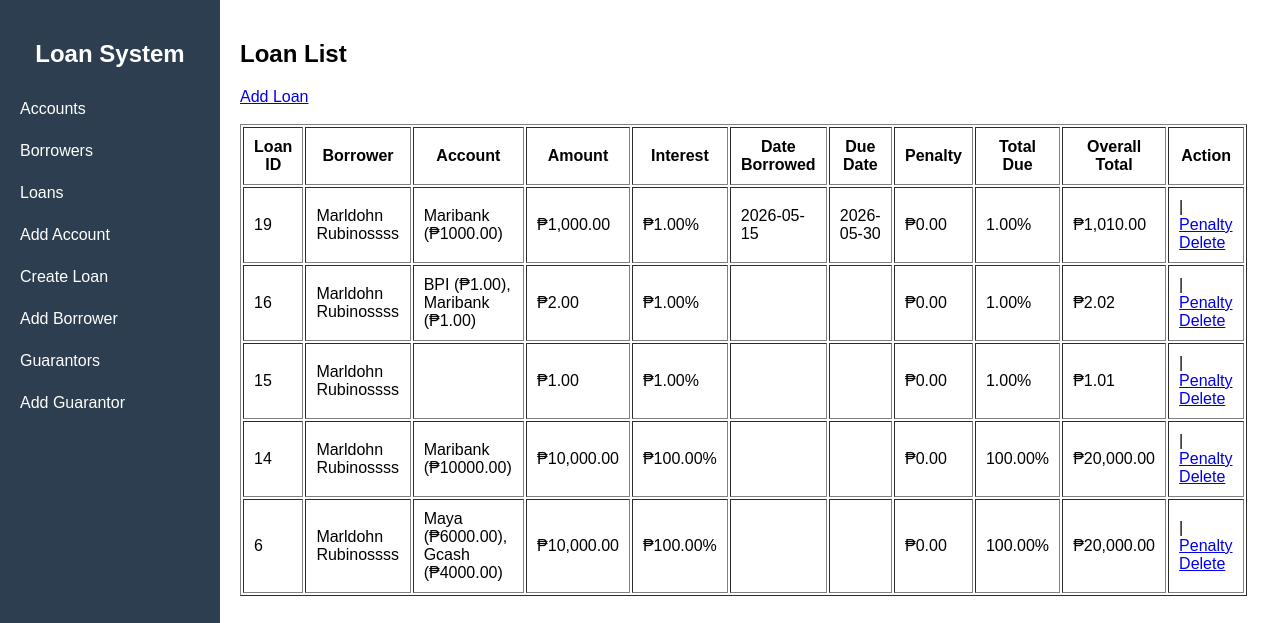
/public/index.php?url=loan/index (signed in), run on an earlier commit of the app's database.
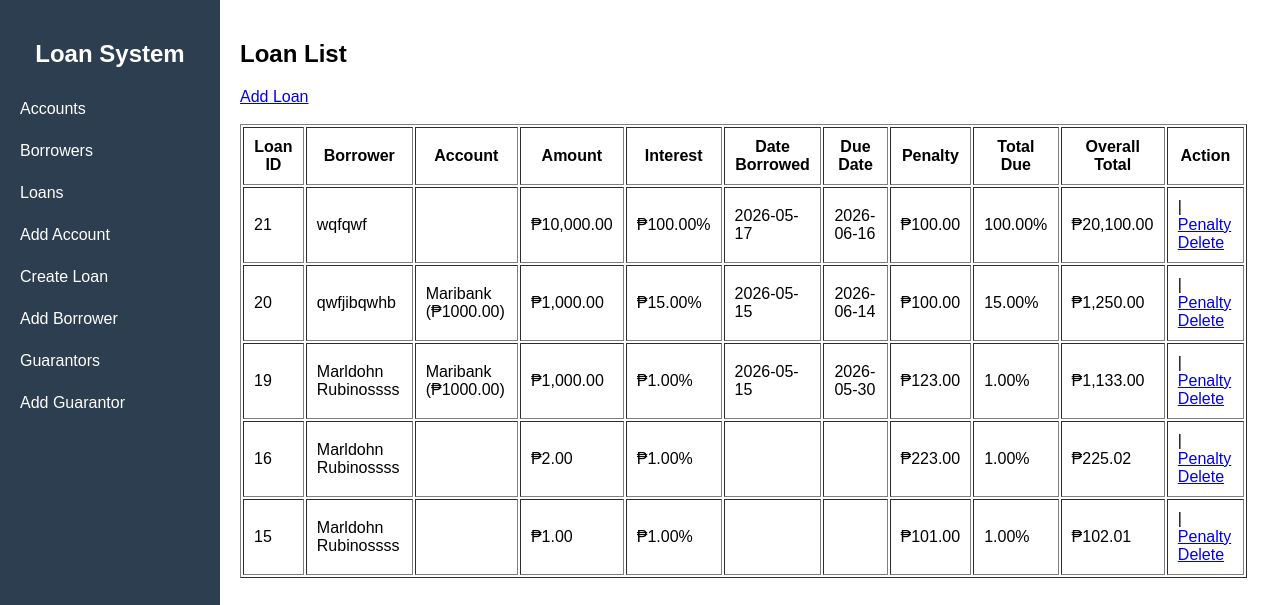
And on a later commit of the database.
### tables this page shows
CREATE TABLE `loans` (
  `id` int(11) NOT NULL,
  `borrower_name` varchar(100) DEFAULT NULL,
  `amount` decimal(10,2) DEFAULT NULL,
  `interest` decimal(10,2) DEFAULT NULL,
  `total` decimal(10,2) DEFAULT NULL,
  `status` varchar(20) DEFAULT 'active',
  `created_at` timestamp NOT NULL DEFAULT current_timestamp(),
  `borrower_id` int(11) DEFAULT NULL,
  `account_id` int(11) DEFAULT NULL,
  `guarantor_id` int(11) DEFAULT NULL,
  `borrowed_date` date DEFAULT NULL,
  `due_date` date DEFAULT NULL,
  `is_deleted` tinyint(1) DEFAULT 0
);

CREATE TABLE `borrowers` (
  `id` int(11) NOT NULL,
  `fullname` varchar(100) DEFAULT NULL,
  `contact` varchar(20) DEFAULT NULL,
  `address` text DEFAULT NULL,
  `created_at` timestamp NOT NULL DEFAULT current_timestamp()
);

### app/controllers/LoanController.php (called while the page is built, shortened)
<?php
require_once __DIR__ . "/../models/Loan.php";
class LoanController {
    private $loan;
    public function __construct() {
        $this->loan = new Loan();
    }
    public function index() {
        $loans = $this->loan->getAll();
        require "../app/views/loans/index.php";
    }
}

### core/App.php (called while the page is built, shortened)
<?php
class App {
    protected $method = "index";
    public function __construct() {
        $url = $this->parseUrl();
        if (isset($url[0])) {
            $controllerName = ucfirst($url[0]) . "Controller";
            $controllerFile = "../app/controllers/" . $controllerName . ".php";
            if (file_exists($controllerFile)) {
                unset($url[0]);
            }
        }
        $this->controller = new $this->controller;
        if (isset($url[1]) && method_exists($this->controller, $url[1])) {
            $this->method = $url[1];
            unset($url[1]);
        }
        $params = $url ? array_values($url) : [];
        call_user_func_array([$this->controller, $this->method], $params);
    }
    public function parseUrl() {
        if (isset($_GET['url']) && !empty($_GET['url'])) {
            return explode("/", filter_var(rtrim($_GET['url'], "/"), FILTER_SANITIZE_URL));
        }
        return [];
    }
}

### public/index.php (called while the page is built)
<?php
require_once "../core/App.php";
$app = new App();

### core/Model.php (called while the page is built, shortened)
<?php
require_once __DIR__ . '/../config/database.php';
class Model {
    public function __construct() {
        $db = new Database();
        $this->conn = $db->connect();
    }
}

### config/database.php (called while the page is built, shortened)
<?php
class Database {
    private $host = "localhost";
    private $db_name = "loan_db";
    private $username = "root";
    private $password = "";
    public function connect() {
        $this->conn = null;
        try {
            $this->conn = new PDO(
                "mysql:host={$this->host};port=3307;dbname={$this->db_name}",
                $this->username,
                $this->password
            );
            $this->conn->setAttribute(PDO::ATTR_ERRMODE, PDO::ERRMODE_EXCEPTION);
        } catch (PDOException $e) {
            die("Connection failed: " . $e->getMessage());
        }
        return $this->conn;
    }
}

### app/models/Loan.php (called while the page is built, shortened)
<?php
require_once "../core/Model.php";
class Loan extends Model {
   public function getAll() {
    $stmt = $this->conn->prepare("
        SELECT
            loans.*,
            borrowers.fullname AS borrower_name,
            COALESCE(
                GROUP_CONCAT(
                    CONCAT(
                        accounts.account_name,
                        ' (₱',
                        loan_accounts.amount,
                        ')'
                    )
                    SEPARATOR ', '
                ),
                ''
            ) AS account_names,
            COALESCE(p.total_penalty, 0) AS total_penalty
        FROM loans
        LEFT JOIN borrowers
            ON loans.borrower_id = borrowers.id
        LEFT JOIN loan_accounts
            ON loans.id = loan_accounts.loan_id
        LEFT JOIN accounts
            ON loan_accounts.account_id = accounts.id
        LEFT JOIN (
            SELECT loan_id, SUM(amount) AS total_penalty
            FROM penalties
            GROUP BY loan_id
        ) p ON loans.id = p.loan_id
        WHERE loans.is_deleted = 0
        GROUP BY loans.id
        ORDER BY loans.id DESC
    ");
    $stmt->execute();
    return $stmt->fetchAll(PDO::FETCH_ASSOC);
}
}

### app/views/loans/index.php (the view, shortened to what this page needs)
<?php include __DIR__ . "/../layouts/sidebar.php"; ?>
<h2>Loan List</h2>
<a href="/LoanManagement/public/index.php?url=loan/create">
    Add Loan
</a>
<br><br>
<table border="1" cellpadding="10">
    <tr>
               <th>Loan ID</th>
        <th>Borrower</th>
        <th>Account</th>
        <th>Amount</th>
        <th>Interest</th>
        <th>Date Borrowed</th>
<th>Due Date</th>
<th>Penalty</th>
        <th>Total Due</th>
        <th>Overall Total</th>
        <th>Action</th>
    </tr>
    <?php if (!empty($loans)): ?>
        <?php foreach ($loans as $loan): ?>
        <tr>
            <td><?= $loan['id'] ?></td>
            <td><?= $loan['borrower_name'] ?></td>
            <td><?= $loan['account_names'] ?></td>
            <td>₱<?= number_format($loan['amount'], 2) ?></td>
<td>₱<?= $loan['interest'] ?>%</td>
            <td><?= $loan['borrowed_date'] ?></td>
<td><?= $loan['due_date'] ?></td>
<td>₱<?= number_format($loan['total_penalty'], 2) ?></td>
            <td><?= $loan['interest'] ?>%</td>
            <td>
    ₱<?= number_format($loan['total'] + $loan['total_penalty'], 2) ?>
</td>
            <td>
                |
<a href="#"
   onclick="openPenaltyModal(
        <?= $loan['id'] ?>,
        <?= $loan['borrower_id'] ?>
   )">
   Penalty
</a>
                <a href="/LoanManagement/public/index.php?url=loan/delete/<?= $loan['id'] ?>"
   onclick="return confirm('Delete loan?')">
   Delete
</a>
            </td>
        </tr>
        <?php endforeach; ?>
    <?php else: ?>
        <tr>
            <td colspan="5">No loans found</td>
        </tr>
    <?php endif; ?>
</table>
<?php include __DIR__ . "/../layouts/footer.php"; ?>

What changed in the data, as far as the page shows it:
no longer on this page (row edited): loans: id "14", borrower.fullname "Marldohn Rubinossss", account_names "Maribank (₱10000.00)", amount "10,000.00", interest "100.00", total_penalty "0.00", total_penalty "20,000.00"
no longer on this page (row edited): loans: id "6", borrower.fullname "Marldohn Rubinossss", account_names "Maya (₱6000.00), Gcash (₱4000.00)", amount "10,000.00", interest "100.00", total_penalty "0.00", total_penalty "20,000.00"
added loans: id "21", borrower.fullname "wqfqwf", amount "10,000.00", interest "100.00", borrowed_date "2026-05-17", due_date "2026-06-16", total_penalty "100.00", total_penalty "20,100.00"
added loans: id "20", borrower.fullname "qwfjibqwhb", account_names "Maribank (₱1000.00)", amount "1,000.00", interest "15.00", borrowed_date "2026-05-15", due_date "2026-06-14", total_penalty "100.00", total_penalty "1,250.00"
computed for loans id 19: total_penalty "0.00" → "123.00"; total_penalty "1,010.00" → "1,133.00"
shown differently, row unchanged: loans id 16: total_penalty "0.00" → "223.00"; $loan['total'] + $loan['total_penalty'] "2.02" → "225.02"; account_names "BPI (₱1.00), Maribank (₱1.00)" → (not shown)
computed for loans id 15: total_penalty "0.00" → "101.00"; $loan['total'] + $loan['total_penalty'] "1.01" → "102.01"
